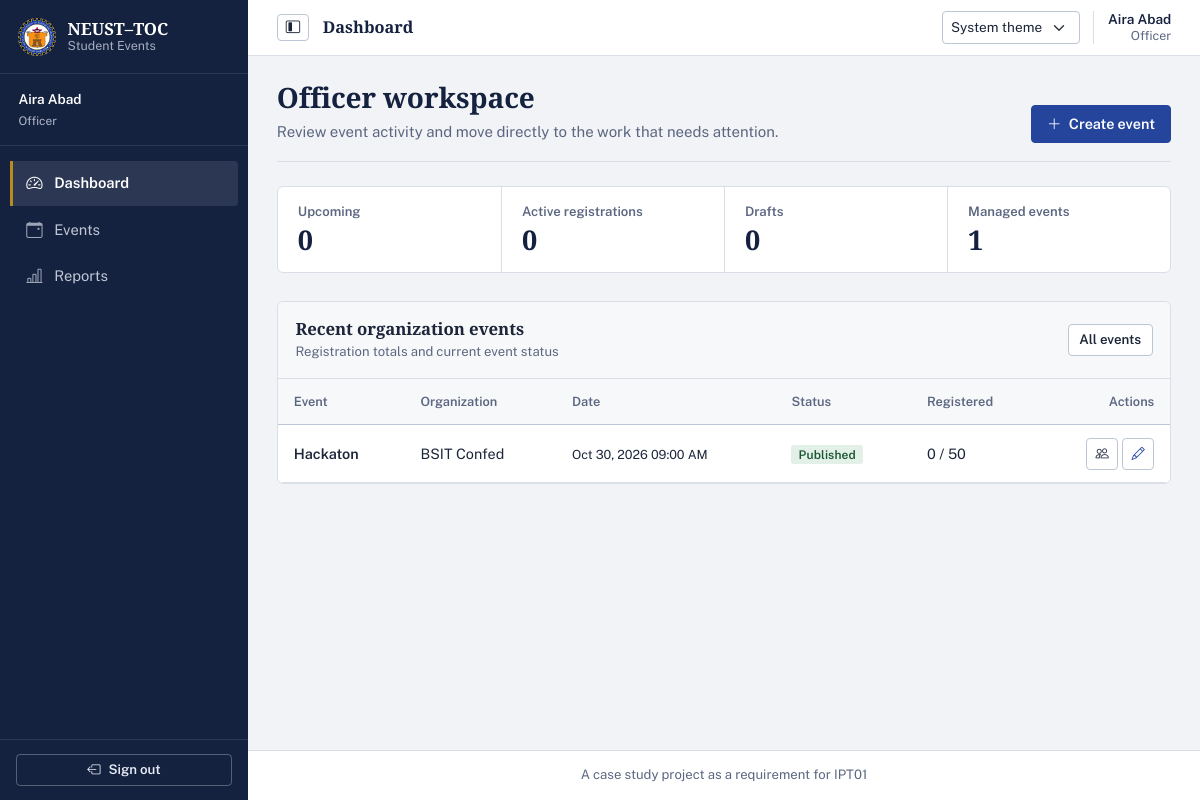
/officer/dashboard (signed in), run on the app's committed database.
### tables this page shows
CREATE TABLE users (
    user_id INTEGER PRIMARY KEY AUTOINCREMENT,
    student_no TEXT UNIQUE,
    full_name TEXT NOT NULL,
    email TEXT NOT NULL UNIQUE,
    password_hash TEXT NOT NULL,
    role TEXT NOT NULL CHECK(role IN ('admin', 'officer', 'student')),
    is_active INTEGER NOT NULL DEFAULT 1 CHECK(is_active IN (0, 1)),
    created_at TEXT NOT NULL DEFAULT (strftime('%Y-%m-%d %H:%M:%S', 'now', 'localtime'))
);

CREATE TABLE events (
    event_id INTEGER PRIMARY KEY AUTOINCREMENT,
    organization_id INTEGER NOT NULL,
    created_by INTEGER NOT NULL,
    title TEXT NOT NULL,
    description TEXT NOT NULL,
    venue TEXT NOT NULL,
    start_at TEXT NOT NULL,
    end_at TEXT,
    registration_deadline TEXT NOT NULL,
    capacity INTEGER NOT NULL CHECK(capacity > 0),
    status TEXT NOT NULL DEFAULT 'draft' CHECK(status IN ('draft', 'published', 'cancelled', 'completed')),
    created_at TEXT NOT NULL DEFAULT (strftime('%Y-%m-%d %H:%M:%S', 'now', 'localtime')),
    updated_at TEXT,
    FOREIGN KEY (organization_id) REFERENCES organizations(organization_id) ON DELETE RESTRICT,
    FOREIGN KEY (created_by) REFERENCES users(user_id) ON DELETE RESTRICT
);

CREATE TABLE organizations (
    organization_id INTEGER PRIMARY KEY AUTOINCREMENT,
    name TEXT NOT NULL UNIQUE,
    description TEXT,
    contact_email TEXT,
    is_active INTEGER NOT NULL DEFAULT 1 CHECK(is_active IN (0, 1)),
    created_at TEXT NOT NULL DEFAULT (strftime('%Y-%m-%d %H:%M:%S', 'now', 'localtime'))
);

### officer_routes.py (the view)
@officer_bp.route('/dashboard')
@officer_required
def dashboard():
    db = get_db()
    stats = report_service.get_officer_dashboard_stats(db, session['user_id'])
    return render_template('officer/dashboard.html', stats=stats)

### db.py (called while the page is built)
def get_db():
    if 'db' not in g:
        db_path = current_app.config.get('DATABASE', Config.DATABASE)
        g.db = sqlite3.connect(db_path)
        g.db.row_factory = sqlite3.Row
        g.db.execute('PRAGMA foreign_keys = ON')
    return g.db

### officer_routes.py (called while the page is built)
def officer_required(f):
    @wraps(f)
    def decorated_function(*args, **kwargs):
        if 'user_id' not in session:
            flash('Please log in to access this page.', 'warning')
            return redirect(url_for('auth.login'))
        if session.get('role') not in ('officer', 'admin'):
            abort(403)
        db = get_db()
        user = auth_service.get_user_by_id(db, session['user_id'])
        if not user or not user['is_active']:
            session.clear()
            flash('Your account has been deactivated.', 'danger')
            return redirect(url_for('auth.login'))
        return f(*args, **kwargs)
    return decorated_function

### services/auth_service.py (called while the page is built)
def get_user_by_id(db, user_id):
    return db.execute('SELECT * FROM users WHERE user_id = ?', (user_id,)).fetchone()

### templates/officer/dashboard.html (shortened to what this page needs)
{% extends "base.html" %}
{% block content %}
<header class="workspace-intro">
    <div>
        <h1>Officer workspace</h1>
        <p>Review event activity and move directly to the work that needs attention.</p>
    </div>
    <a href="{{ url_for('officer.event_new') }}" class="btn btn-primary">
        <i class="bi bi-plus-lg me-1" aria-hidden="true"></i> Create event
    </a>
</header>
<div class="stat-strip" aria-label="Event totals">
    <div><span class="stat-label">Upcoming</span><div class="stat-value">{{ stats.upcoming_events }}</div></div>
    <div><span class="stat-label">Active registrations</span><div class="stat-value">{{ stats.active_registrations }}</div></div>
    <div><span class="stat-label">Drafts</span><div class="stat-value">{{ stats.draft_events }}</div></div>
    <div><span class="stat-label">Managed events</span><div class="stat-value">{{ stats.total_events }}</div></div>
</div>
<section class="card data-table-card">
    <div class="card-header d-flex flex-wrap align-items-center justify-content-between gap-2 py-3">
        <div>
            <h2 class="card-title">Recent organization events</h2>
            <small class="text-muted">Registration totals and current event status</small>
        </div>
        <a href="{{ url_for('officer.events') }}" class="btn btn-outline-secondary btn-sm">All events</a>
    </div>
    {% if stats.recent_events %}
    <div class="table-responsive">
        <table class="table table-hover align-middle">
            <thead><tr><th>Event</th><th>Organization</th><th>Date</th><th>Status</th><th>Registered</th><th class="text-end">Actions</th></tr></thead>
            <tbody>
            {% for evt in stats.recent_events %}
            <tr>
                <td class="fw-semibold">{{ evt.title }}</td>
                <td>{{ evt.organization_name }}</td>
                <td><small>{{ evt.start_at|datetimeformat }}</small></td>
                <td>
                    {% if evt.status == 'published' %}<span class="badge bg-success">Published</span>
                    {% elif evt.status == 'completed' %}<span class="badge bg-info">Completed</span>
                    {% elif evt.status == 'cancelled' %}<span class="badge bg-danger">Cancelled</span>
                    {% else %}<span class="badge bg-secondary">Draft</span>{% endif %}
                </td>
                <td>{{ evt.reg_count }} / {{ evt.capacity }}</td>
                <td>
                    <div class="table-actions">
                        <a href="{{ url_for('officer.event_participants', event_id=evt.event_id) }}" class="btn btn-outline-secondary btn-sm" aria-label="Participants for {{ evt.title }}">
                            <i class="bi bi-people" aria-hidden="true"></i>
                        </a>
                        <a href="{{ url_for('officer.event_edit', event_id=evt.event_id) }}" class="btn btn-outline-primary btn-sm" aria-label="Edit {{ evt.title }}">
                            <i class="bi bi-pencil" aria-hidden="true"></i>
                        </a>
                    </div>
                </td>
            </tr>
            {% endfor %}
            </tbody>
        </table>
    </div>
    {% else %}
    <div class="p-4">
        <h3 class="h5">No organization events yet</h3>
        <p class="text-muted mb-3">Create an event to begin managing registrations and attendance.</p>
        <a href="{{ url_for('officer.event_new') }}" class="btn btn-outline-primary">Create first event</a>
    </div>
    {% endif %}
</section>
{% endblock %}

### templates/base.html (shortened to what this page needs)
<!DOCTYPE html>
<html lang="en" data-bs-theme="light" data-theme-preference="system">
<head>
    <link href="https://cdn.jsdelivr.net/npm/bootstrap@5.3.2/dist/css/bootstrap.min.css" rel="stylesheet"
>
    <link rel="stylesheet" href="https://cdn.jsdelivr.net/npm/bootstrap-icons@1.11.3/font/bootstrap-icons.min.css">
    <link rel="stylesheet" href="{{ url_for('static', filename='css/style.css') }}">
</head>
<body>
    {% if current_user %}
    <aside class="sidebar" id="sidebar">
        <div class="sidebar-header">
            <a class="sidebar-brand" href="{{ url_for('index') }}" aria-label="NEUST–TOC Student Events home">
                <img src="{{ url_for('static', filename='images/logo.jpg') }}" alt="" class="sidebar-logo">
                <span class="sidebar-brand-copy">
                    <strong>NEUST–TOC</strong>
                    <small>Student Events</small>
                </span>
            </a>
        </div>
        <div class="sidebar-user">
            <div class="sidebar-user-copy">
                <div class="fw-semibold text-truncate">{{ current_user.full_name }}</div>
                <small class="text-capitalize opacity-75">{{ current_user.role }}</small>
            </div>
        </div>
        <nav class="sidebar-nav" aria-label="Main navigation">
            <ul class="nav flex-column">
                {% if session.role == 'admin' %}
                <li class="nav-item">
                    <a class="nav-link {% if request.endpoint == 'admin.dashboard' %}active{% endif %}"
                       {% if request.endpoint == 'admin.dashboard' %}aria-current="page"{% endif %}
                       aria-label="Dashboard"
                       href="{{ url_for('admin.dashboard') }}">
                        <i class="bi bi-speedometer2 me-2" aria-hidden="true"></i><span class="nav-label">Dashboard</span>
                    </a>
                </li>
                <li class="nav-item">
                    <a class="nav-link {% if request.endpoint and request.endpoint.startswith('admin.user') %}active{% endif %}"
                       {% if request.endpoint and request.endpoint.startswith('admin.user') %}aria-current="page"{% endif %}
                       aria-label="Users"
                       href="{{ url_for('admin.users') }}">
                        <i class="bi bi-people me-2" aria-hidden="true"></i><span class="nav-label">Users</span>
                    </a>
                </li>
                <li class="nav-item">
                    <a class="nav-link {% if request.endpoint and request.endpoint.startswith('admin.organization') %}active{% endif %}"
                       {% if request.endpoint and request.endpoint.startswith('admin.organization') %}aria-current="page"{% endif %}
                       aria-label="Organizations"
                       href="{{ url_for('admin.organizations') }}">
                        <i class="bi bi-building me-2" aria-hidden="true"></i><span class="nav-label">Organizations</span>
                    </a>
                </li>
                <li class="nav-item">
                    <a class="nav-link {% if request.endpoint == 'admin.reports' %}active{% endif %}"
                       {% if request.endpoint == 'admin.reports' %}aria-current="page"{% endif %}
                       aria-label="Reports"
                       href="{{ url_for('admin.reports') }}">
                        <i class="bi bi-bar-chart-line me-2" aria-hidden="true"></i><span class="nav-label">Reports</span>
                    </a>
                </li>
                {% elif session.role == 'officer' %}
                <li class="nav-item">
                    <a class="nav-link {% if request.endpoint == 'officer.dashboard' %}active{% endif %}"
                       {% if request.endpoint == 'officer.dashboard' %}aria-current="page"{% endif %}
                       aria-label="Dashboard"
                       href="{{ url_for('officer.dashboard') }}">
                        <i class="bi bi-speedometer2 me-2" aria-hidden="true"></i><span class="nav-label">Dashboard</span>
                    </a>
                </li>
                <li class="nav-item">
                    <a class="nav-link {% if request.endpoint and request.endpoint.startswith('officer.event') %}active{% endif %}"
                       aria-label="Events"
                       href="{{ url_for('officer.events') }}">
                        <i class="bi bi-calendar-event me-2" aria-hidden="true"></i><span class="nav-label">Events</span>
                    </a>
                </li>
                <li class="nav-item">
                    <a class="nav-link {% if request.endpoint == 'officer.reports' %}active{% endif %}"
                       aria-label="Reports"
                       href="{{ url_for('officer.reports') }}">
                        <i class="bi bi-bar-chart-line me-2" aria-hidden="true"></i><span class="nav-label">Reports</span>
                    </a>
                </li>
                {% endif %}
            </ul>
        </nav>
        <div class="sidebar-footer">
            <form method="POST" action="{{ url_for('auth.logout') }}">
                <button type="submit" class="btn btn-outline-light btn-sm w-100" aria-label="Sign out">
                <i class="bi bi-box-arrow-left me-2" aria-hidden="true"></i><span class="nav-label">Sign out</span>
                </button>
            </form>
        </div>
    </aside>
    {% endif %}
    <main class="{{ 'main-content' if current_user else 'guest-content' }}">
        {% if current_user %}
        <header class="app-topbar">
            <div class="topbar-leading">
                <button class="btn btn-outline-secondary sidebar-toggle" type="button" id="sidebarToggle"
                        aria-label="Collapse navigation" aria-controls="sidebar" aria-expanded="true">
                    <i class="bi bi-layout-sidebar-inset" aria-hidden="true"></i>
                </button>
                <div class="topbar-breadcrumb">
                    <span class="topbar-current">
                        {{ request.endpoint.rsplit('.', 1)[-1]|replace('_', ' ')|title if request.endpoint else 'Home' }}
                    </span>
                </div>
            </div>
            <div class="topbar-actions">
                <select class="form-select form-select-sm theme-picker" id="themePicker" data-theme-picker>
                    <option value="system">System theme</option>
                </select>
                <span class="topbar-account d-none d-sm-flex">
                    <span class="topbar-account-name">{{ current_user.full_name }}</span>
                    <span class="topbar-account-role text-capitalize">{{ current_user.role }}</span>
                </span>
            </div>
        </header>
        {% endif %}
        <div class="{{ 'container-fluid py-4' if current_user else 'container' }}">
            {% block content %}{% endblock %}
        </div>
        {% if current_user %}
        <footer class="app-footer">
            <div class="container-fluid">
                <p class="mb-0 text-center text-muted small">
                    A case study project as a requirement for IPT01
                </p>
            </div>
        </footer>
        {% endif %}
    </main>
</body>
</html>

### data on the page
users: full_name "Aira Abad", role "Officer"
events: title "Hackaton", organization_name "BSIT Confed", start_at "Oct 30, 2026 09:00 AM", status "Published", reg_count "0", capacity "50"

### other printed values
{{ stats.upcoming_events }} "0"
{{ stats.active_registrations }} "0"
{{ stats.draft_events }} "0"
{{ stats.total_events }} "1"
